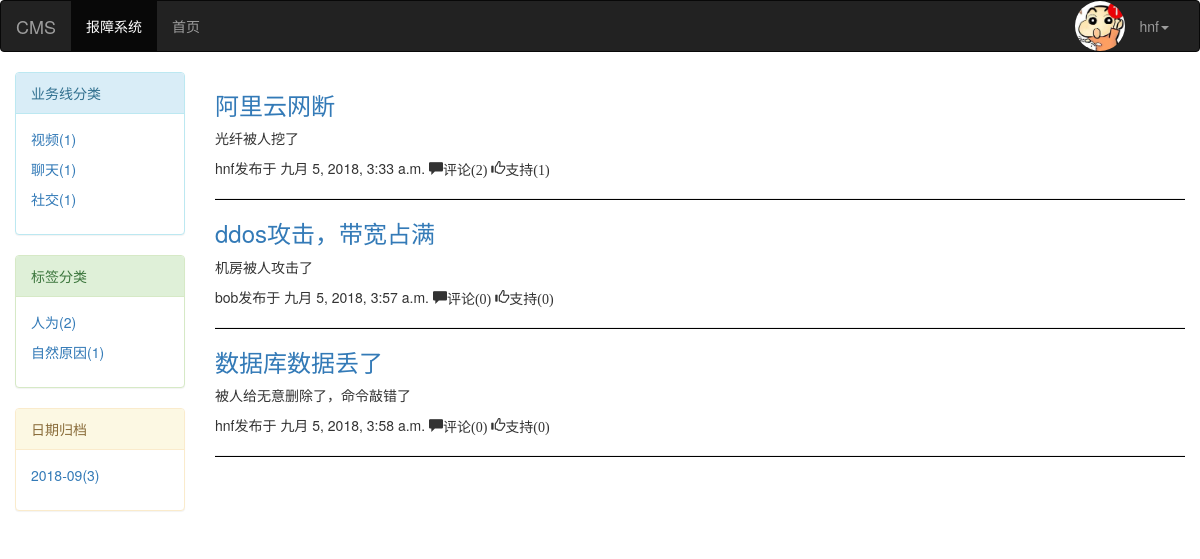
The page /index/ (signed in) on the database as committed earlier.
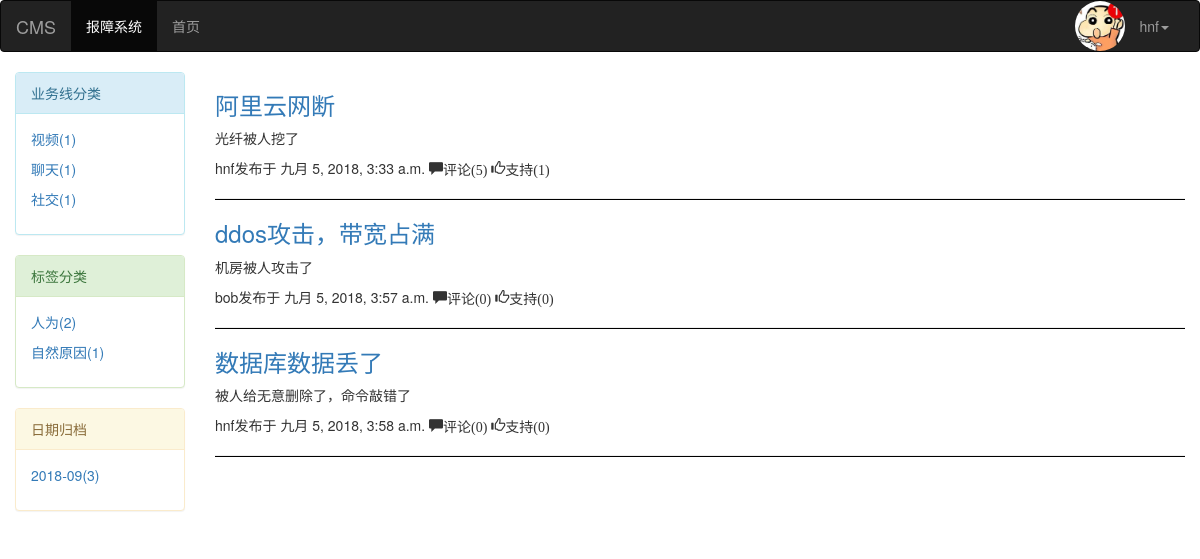
The same page on the database as committed later.
### fault_reporting/models.py (models this page shows, shortened)
class FaultReport(models.Model):
    title = models.CharField(max_length=80, verbose_name="故障标题")
    desc = models.CharField(max_length=255, verbose_name="故障简介")
    create_time = models.DateTimeField(auto_now_add=True, verbose_name="发布时间")
    modify_time = models.DateTimeField(auto_now=True, verbose_name="最后修改时间")
    comment_count = models.IntegerField(default=0)
    up_count = models.IntegerField(default=0)
    down_count = models.IntegerField(default=0)
    lob = models.ForeignKey(to="LOB", null=True, verbose_name="所属业务线")
    user = models.ForeignKey(to="UserInfo", verbose_name="发布者")
    tags = models.ManyToManyField(
        to="Tag",
        through="Fault2Tag",  # 指定第三张关系表
        through_fields=("fault_report", "tag"),  # 通过哪些字段建立多对多关系
    )
    class Meta:
        verbose_name = "故障总结/故障报告"
        verbose_name_plural = verbose_name

class UserInfo(AbstractUser):
    phone=models.CharField(max_length=11)
    avatar=models.FileField(upload_to="avatars/",default="avatars/default.png")

### fault_reporting/views.py (the view, shortened to what this page needs)
# urls.py: url(r'^index/$', views.index),
def index(request, *args):
    report_list = models.FaultReport.objects.all()
    from django.db.models import Count
    lob_list = models.LOB.objects.all().annotate(num=Count("faultreport")).values("title", "num")
    tag_list = models.Tag.objects.all().annotate(num=Count("faultreport")).values("title", "num")
    archive_list = models.FaultReport.objects.all().extra(
        select={"ym": "strftime('%%Y-%%m', create_time)"}
    ).values("ym").annotate(num=Count("id")).values("ym", "num")
    return render(request, "index.html", locals())

### templates/index.html (shortened to what this page needs)
{% extends "base.html" %}
{% block page-left %}
     <div class="panel panel-info">
                <div class="panel-heading">业务线分类</div>
                <div class="panel-body">
                    {% for lob in lob_list %}
                        <p><a href="/fault-report/lob/{{ lob.title }}/">{{ lob.title }}({{ lob.num }})</a></p>
                    {% endfor %}
                </div>
            </div>
            <div class="panel panel-success">
                <div class="panel-heading">标签分类</div>
                <div class="panel-body">
                    {% for tag in tag_list %}
                        <p><a href="/fault-report/tag/{{ tag.title }}/">{{ tag.title }}({{ tag.num }})</a></p>
                    {% endfor %}
                </div>
            </div>
            <div class="panel panel-warning">
                <div class="panel-heading">日期归档</div>
                <div class="panel-body">
                    {% for archive in archive_list %}
                        <p><a href="/fault-report/archive/{{ archive.ym }}/">{{ archive.ym }}({{ archive.num }})</a></p>
                    {% endfor %}
                </div>
            </div>
{% endblock %}
{% block page-right %}
     <div class="report-list">
                {% for report in report_list %}
                    <div class="report">
                        <div class="report-title">
                            <h3><a href="/fault-report/report/{{ report.id }}">{{ report.title }}</a></h3>
                        </div>
                        <div class="report-desc">
                            <p>{{ report.desc }}</p>
                        </div>
                        <div class="report-info">
                            <span>{{ report.user.username }}发布于</span>
                            <span>{{ report.create_time }}</span>
                            <span class="glyphicon glyphicon-comment" aria-hidden="true">评论({{ report.comment_count }})</span>
                            <span class="glyphicon glyphicon-thumbs-up" aria-hidden="true">支持({{ report.up_count }})</span>
                            <hr style="height: 1px;background-color: black; ">
                        </div>
                    </div>
                {% endfor %}
     </div>
{% endblock %}

Rows that differ between the two databases and show on the page:
changed FaultReport "阿里云网断": comment_count "2" → "5"
